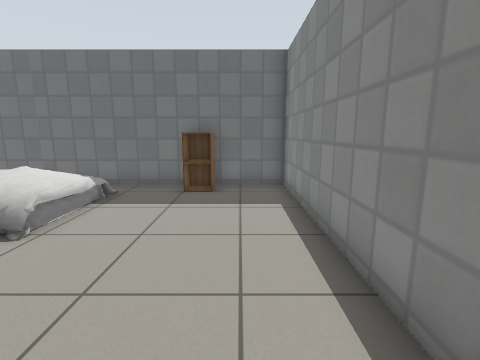
view 1 (above)

16 first-person views from a walk through a Gazebo world. The camera is 1 m above the floor, tilts 10° down and sees 85° across. The floor is counted in squares, 0.5 m on a side. Each view is taken from the middle of a square. On the plan, view 1 faces up. The plan holds only what a view shows up to about 16 squares ahead; the rest is blank. Simple patterns stand in for the simulator's built-in surfaces. Simple shapes stand in for some stock models. Some surface patterns are stand-ins.

view 2
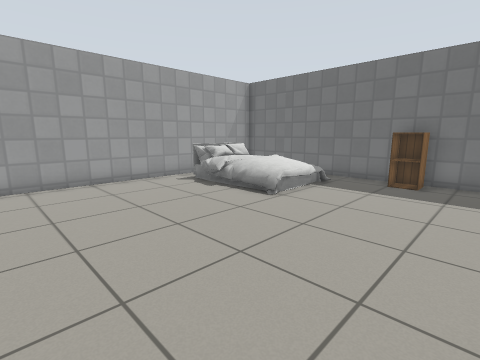

view 3
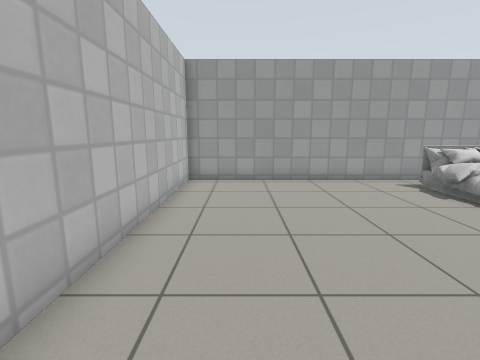

view 4
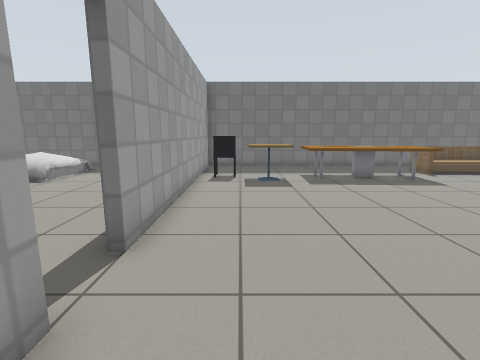

view 5
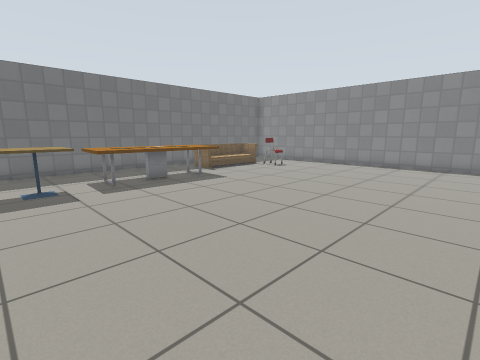

view 6
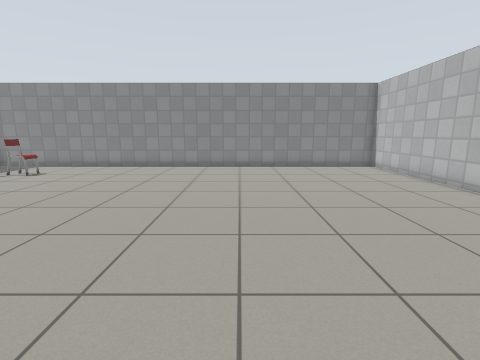

view 7
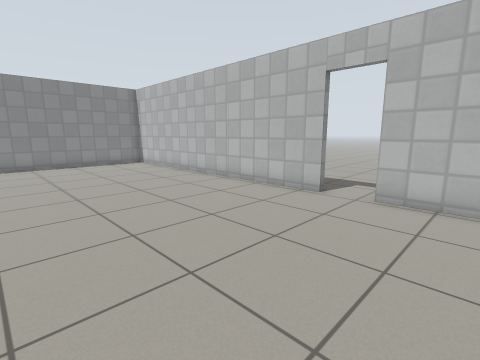

view 8
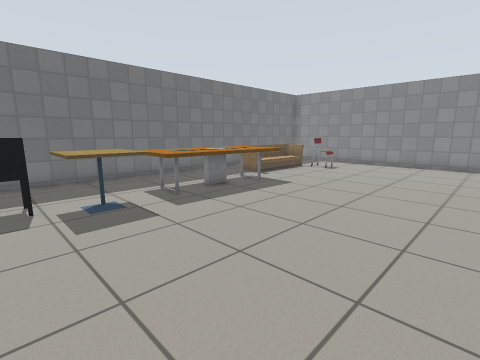

view 9
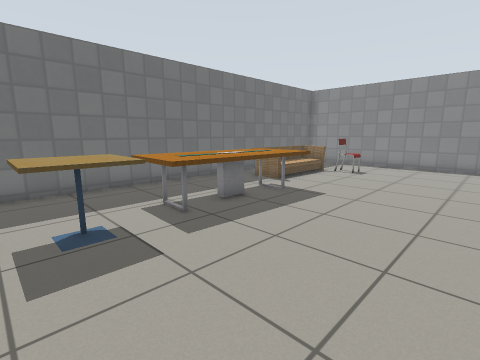

view 10
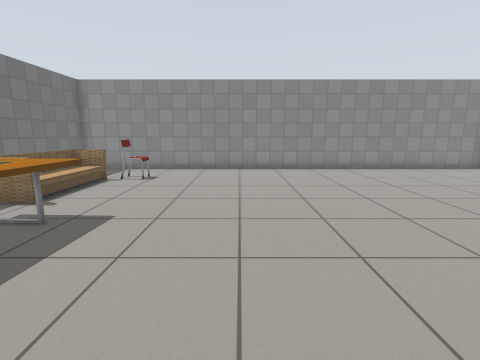

view 11
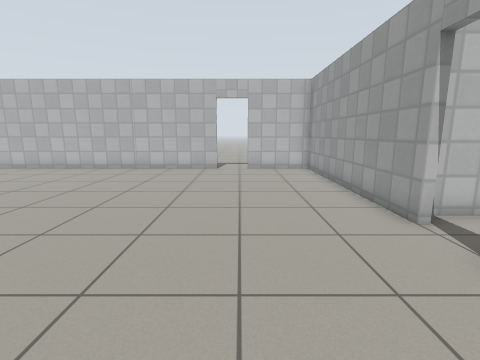

view 12
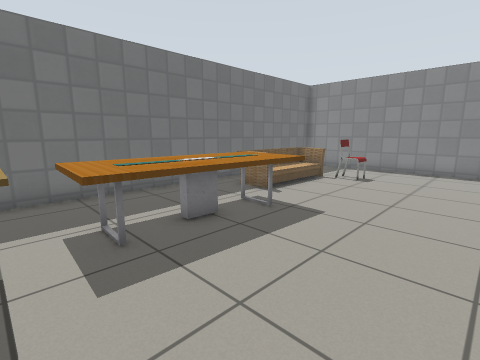

view 13
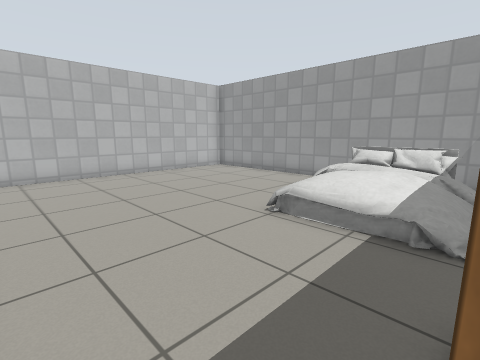

view 14
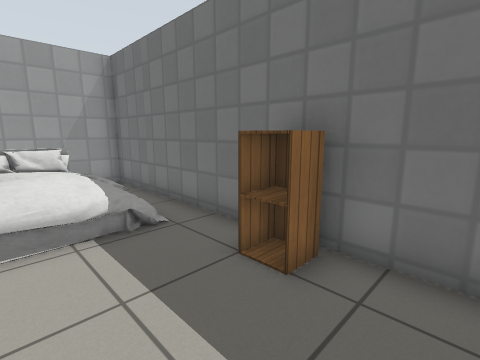

view 15
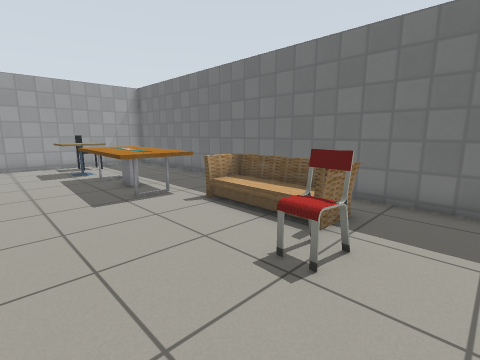

view 16
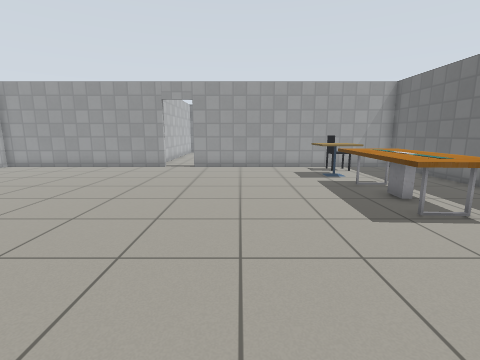

### Floor plan
Ten units are one square. View 1 is at (0, 0); x grows to the right and y downward. Boxes are objects, and circles mark ways between rooms. Rooms are numbered by the first view taken in them; rooms with no view inside come last. Other rooms are left out.
<svg viewBox="-109 -106 328 246">
<path fill="none" stroke="#000" d="M17 -16 17 -101 -104 -101 -104 43 13 43M20 36 20 133 56 133M73 133 214 133 214 -101 20 -101 20 18"/>
<rect x="-95" y="-95" width="60" height="50" fill="#bbb"><title>bed</title></rect>
<rect x="-25" y="-95" width="20" height="10" fill="#bbb"><title>cabinet</title></rect>
<rect x="25" y="-75" width="20" height="20" fill="#bbb"><title>office chair</title></rect>
<rect x="35" y="-65" width="30" height="20" fill="#bbb"><title>cafe table</title></rect>
<rect x="65" y="-75" width="60" height="30" fill="#bbb"><title>table</title></rect>
<rect x="125" y="-85" width="60" height="20" fill="#bbb"><title>sofa</title></rect>
<rect x="175" y="-65" width="10" height="20" fill="#bbb"><title>chair</title></rect>
<circle cx="20" cy="25" r="3" fill="#2a7"/>
<text x="-40" y="-30">1</text>
<text x="110" y="10">2</text>
</svg>
Room 1 opens to room 2.

Where each view was taken, in squares from view 1:
view 1: 0 up, 0 right, facing up
view 2: 2 down, 1 right, facing up-left
view 3: 2 down, 1 right, facing left
view 4: 6 down, 4 right, facing up
view 5: 5 down, 4 right, facing up-right
view 6: 5 down, 5 right, facing right
view 7: 5 down, 3 right, facing down-right
view 8: 2 down, 3 right, facing up-right
view 9: 0 up, 4 right, facing up-right
view 10: 1 up, 6 right, facing right
view 11: 2 up, 6 right, facing down
view 12: 1 up, 6 right, facing up-right
view 13: 9 up, 1 right, facing down-left
view 14: 6 up, 1 right, facing up-left
view 15: 2 up, 20 right, facing up-left
view 16: 1 up, 18 right, facing left
